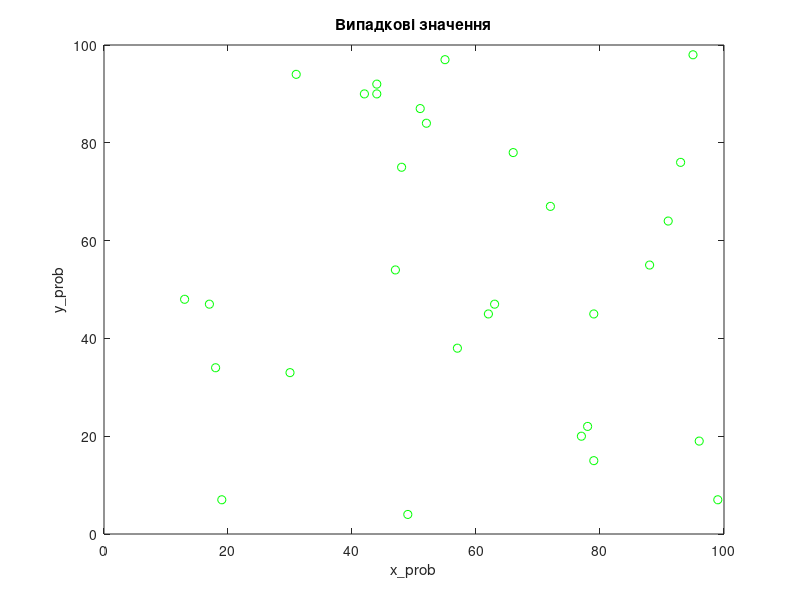
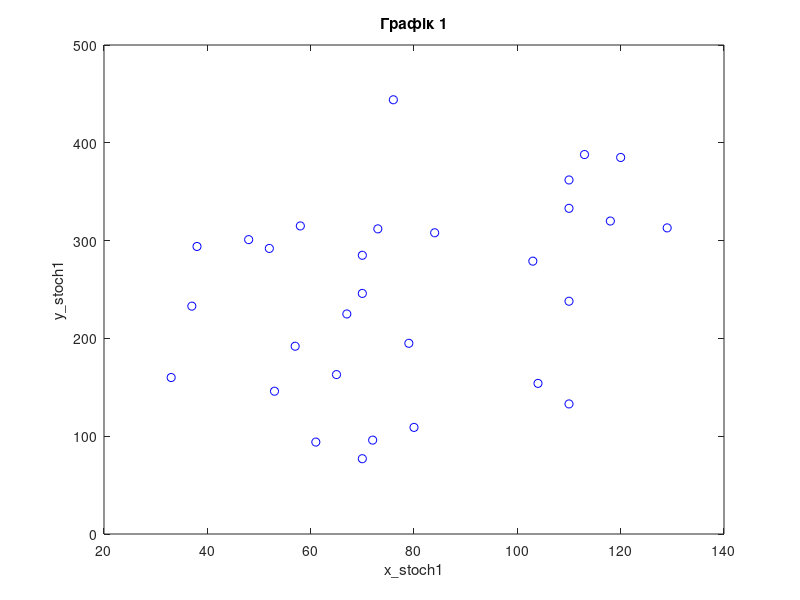
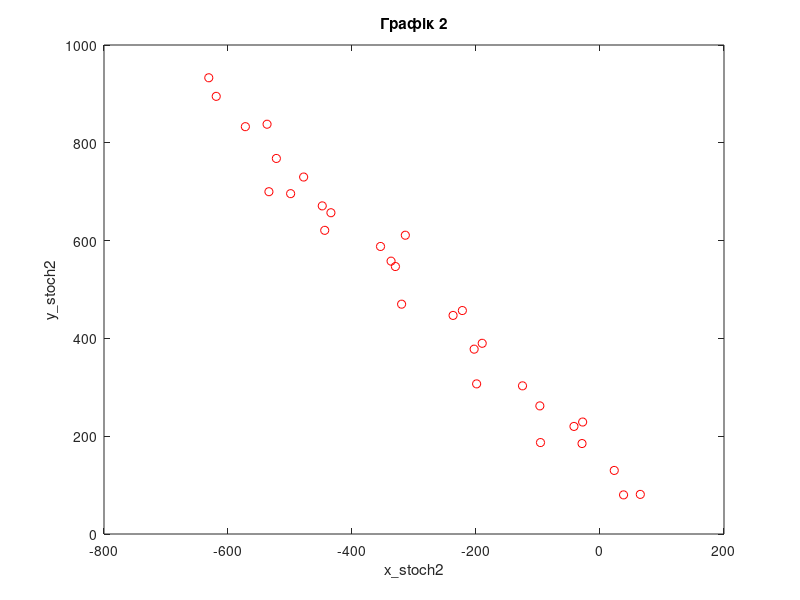

Source code (MATLAB) for these figures, in order:
clc;

% Встановлюємо параметри
N = 30;

function printArray(N)
    for i = 1:length(N)
        fprintf('%6.0f ', N(i));
    end
    fprintf('\n');
end

% Генеруємо першу випадкову послідовність з чисел в діапазоні від 0 до 99
x_prob = randi([0, 99], 1, N);
y_prob = randi([0, 99], 1, N);

fprintf("\n");
disp('Перша випадкова послідовність:');
printArray(x_prob);
disp('Друга випадкова послідовність:');
printArray(y_prob);

% Функція для генерації детермінованої послідовності
function seq = generateSequence(N, a0, d)
    seq = a0 + d * (0:(N-1));
end

% Генеруємо детерміновані послідовності
Xdetup = generateSequence(N, randi([-N, N]), randi([1, N]));
Ydetup = generateSequence(N, randi([-N, N]), randi([1, N]));

Xdetdown = generateSequence(N, randi([-N, N]), randi([-N, -1]));
Ydetdown = generateSequence(N, randi([-N, N]), randi([-N, -1]));

fprintf("\n");
disp('Послідовності за законом арифметичної прогресії');
disp('Xdetup = ');
printArray(Xdetup);
disp('Ydetup = ');
printArray(Ydetup);
disp('Xdetdown = ');
printArray(Xdetdown);
disp('Ydetdown = ');
printArray(Ydetdown);

% Генеруємо стохастичні послідовності
x_stoch1 = x_prob + Xdetup;
x_stoch2 = x_prob + Xdetdown;

y_stoch1 = y_prob + Ydetup;
y_stoch2 = y_prob - Ydetdown;

fprintf("\n");
disp('Стохастичні послідовності');
disp('x_stoch1 = ');
printArray(x_stoch1);
disp('x_stoch2 = ');
printArray(x_stoch2);
disp('y_stoch1 = ');
printArray(y_stoch1);
disp('y_stoch2 = ');
printArray(y_stoch2);

% Побудова графіків
figure;
plot(x_prob, y_prob, 'go');
xlabel('x\_prob');
ylabel('y\_prob');
title('Випадкові значення');

figure;
plot(x_stoch1, y_stoch1, 'bo');
xlabel('x\_stoch1');
ylabel('y\_stoch1');
title('Графік 1');

figure;
plot(x_stoch2, y_stoch2, 'ro');
xlabel('x\_stoch2');
ylabel('y\_stoch2');
title('Графік 2');

% Функція для розрахунків
function result = calc(X, Y, N)
    X_v = sum(X) / N;
    Y_v = sum(Y) / N;

    M_XY = sum((X - X_v) .* (Y - Y_v)) / N;

    D_X = sum((X - X_v).^2) / N;
    D_Y = sum((Y - Y_v).^2) / N;

    R_XY = M_XY / sqrt(D_X * D_Y);

    result.X_v = X_v;
    result.Y_v = Y_v;
    result.M_XY = M_XY;
    result.D_X = D_X;
    result.D_Y = D_Y;
    result.R_XY = R_XY;
end

% Розрахунок результатів
results = [
    calc(x_prob, y_prob, N); 
    calc(x_stoch1, y_stoch1, N); 
    calc(x_stoch2, y_stoch2, N)
];

% Виведення результатів
fprintf("\n");
disp('Таблиця оцінок');
fprintf('%10s%10s%10s%10s%10s\n', 'X_v', 'Y_v', 'M_xy', 'D_x', 'D_y')
for i = 1:length(results)
    fprintf('%d. %7.4f %10.4f %10.4f %10.4f %10.4f\n', i, results(i).X_v, results(i).Y_v, results(i).M_XY, results(i).D_X, results(i).D_X);
end

fprintf("\n");
disp("Результати");
for i = 1:length(results)
    fprintf('%d. R_XY = %.2f\n', i, results(i).R_XY);
end